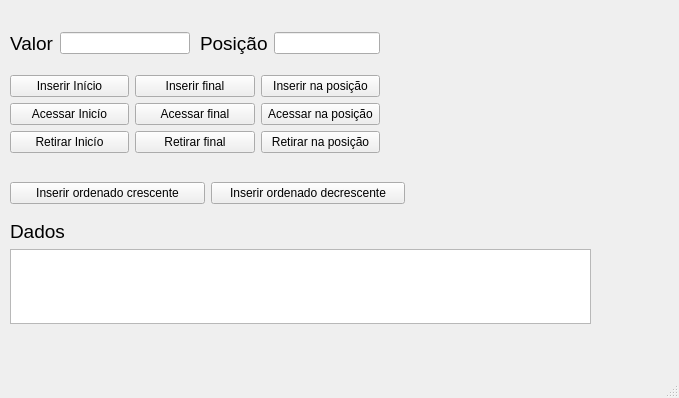
<?xml version="1.0" encoding="UTF-8"?>
<ui version="4.0">
 <class>MainWindow</class>
 <widget class="QMainWindow" name="MainWindow">
  <property name="geometry">
   <rect>
    <x>0</x>
    <y>0</y>
    <width>679</width>
    <height>398</height>
   </rect>
  </property>
  <property name="windowTitle">
   <string>Sistema LLSE</string>
  </property>
  <widget class="QWidget" name="centralwidget">
   <widget class="QWidget" name="layoutWidget">
    <property name="geometry">
     <rect>
      <x>10</x>
      <y>30</y>
      <width>180</width>
      <height>28</height>
     </rect>
    </property>
    <layout class="QGridLayout" name="gridLayout">
     <item row="0" column="0">
      <widget class="QLabel" name="label">
       <property name="text">
        <string>&lt;html&gt;&lt;head/&gt;&lt;body&gt;&lt;p&gt;&lt;span style=&quot; font-size:14pt;&quot;&gt;Valor&lt;/span&gt;&lt;/p&gt;&lt;/body&gt;&lt;/html&gt;</string>
       </property>
      </widget>
     </item>
     <item row="0" column="1">
      <widget class="QLineEdit" name="lineEditValor"/>
     </item>
    </layout>
   </widget>
   <widget class="QWidget" name="layoutWidget">
    <property name="geometry">
     <rect>
      <x>10</x>
      <y>220</y>
      <width>581</width>
      <height>104</height>
     </rect>
    </property>
    <layout class="QGridLayout" name="gridLayout_2">
     <item row="0" column="0">
      <widget class="QLabel" name="label_2">
       <property name="text">
        <string>&lt;html&gt;&lt;head/&gt;&lt;body&gt;&lt;p&gt;&lt;span style=&quot; font-size:14pt;&quot;&gt;Dados&lt;/span&gt;&lt;/p&gt;&lt;/body&gt;&lt;/html&gt;</string>
       </property>
      </widget>
     </item>
     <item row="1" column="0">
      <widget class="QTextEdit" name="textEditDados">
       <property name="readOnly">
        <bool>true</bool>
       </property>
      </widget>
     </item>
    </layout>
   </widget>
   <widget class="QWidget" name="layoutWidget">
    <property name="geometry">
     <rect>
      <x>10</x>
      <y>70</y>
      <width>370</width>
      <height>88</height>
     </rect>
    </property>
    <layout class="QGridLayout" name="gridLayout_6">
     <item row="0" column="0">
      <layout class="QGridLayout" name="gridLayout_3">
       <item row="0" column="0">
        <widget class="QPushButton" name="pushButtonInserirInicio">
         <property name="text">
          <string>Inserir Início</string>
         </property>
        </widget>
       </item>
       <item row="1" column="0">
        <widget class="QPushButton" name="pushButtonAcessarInicio">
         <property name="text">
          <string>Acessar Inicío</string>
         </property>
        </widget>
       </item>
       <item row="2" column="0">
        <widget class="QPushButton" name="pushButtonRetirarInicio">
         <property name="text">
          <string>Retirar Inicío</string>
         </property>
        </widget>
       </item>
      </layout>
     </item>
     <item row="0" column="1">
      <layout class="QGridLayout" name="gridLayout_4">
       <item row="0" column="0">
        <widget class="QPushButton" name="pushButtonInserirFinal">
         <property name="text">
          <string>Inserir final</string>
         </property>
        </widget>
       </item>
       <item row="1" column="0">
        <widget class="QPushButton" name="pushButtonAcessarFinal">
         <property name="text">
          <string>Acessar final</string>
         </property>
        </widget>
       </item>
       <item row="2" column="0">
        <widget class="QPushButton" name="pushButtonRetirarFinal">
         <property name="text">
          <string>Retirar final</string>
         </property>
        </widget>
       </item>
      </layout>
     </item>
     <item row="0" column="2">
      <layout class="QGridLayout" name="gridLayout_5">
       <item row="0" column="0">
        <widget class="QPushButton" name="pushButtonInserirPosi">
         <property name="text">
          <string>Inserir na posição</string>
         </property>
        </widget>
       </item>
       <item row="1" column="0">
        <widget class="QPushButton" name="pushButtonAcessarPosi">
         <property name="text">
          <string>Acessar na posição</string>
         </property>
        </widget>
       </item>
       <item row="2" column="0">
        <widget class="QPushButton" name="pushButtonRetirarPosi">
         <property name="text">
          <string>Retirar na posição</string>
         </property>
        </widget>
       </item>
      </layout>
     </item>
    </layout>
   </widget>
   <widget class="QWidget" name="layoutWidget_2">
    <property name="geometry">
     <rect>
      <x>200</x>
      <y>30</y>
      <width>180</width>
      <height>28</height>
     </rect>
    </property>
    <layout class="QGridLayout" name="gridLayout_7">
     <item row="0" column="0">
      <widget class="QLabel" name="label_5">
       <property name="text">
        <string>&lt;html&gt;&lt;head/&gt;&lt;body&gt;&lt;p&gt;&lt;span style=&quot; font-size:14pt;&quot;&gt;Posição&lt;/span&gt;&lt;/p&gt;&lt;/body&gt;&lt;/html&gt;</string>
       </property>
      </widget>
     </item>
     <item row="0" column="1">
      <widget class="QLineEdit" name="lineEditPosicao"/>
     </item>
    </layout>
   </widget>
   <widget class="QWidget" name="layoutWidget">
    <property name="geometry">
     <rect>
      <x>10</x>
      <y>180</y>
      <width>395</width>
      <height>26</height>
     </rect>
    </property>
    <layout class="QGridLayout" name="gridLayout_8">
     <item row="0" column="1">
      <widget class="QPushButton" name="pushButtonInserirDescres">
       <property name="text">
        <string>Inserir ordenado decrescente</string>
       </property>
      </widget>
     </item>
     <item row="0" column="0">
      <widget class="QPushButton" name="pushButtonInserirCresc">
       <property name="text">
        <string>Inserir ordenado crescente</string>
       </property>
      </widget>
     </item>
    </layout>
   </widget>
  </widget>
  <widget class="QMenuBar" name="menubar">
   <property name="geometry">
    <rect>
     <x>0</x>
     <y>0</y>
     <width>679</width>
     <height>21</height>
    </rect>
   </property>
  </widget>
  <widget class="QStatusBar" name="statusbar"/>
 </widget>
 <resources/>
 <connections/>
</ui>
